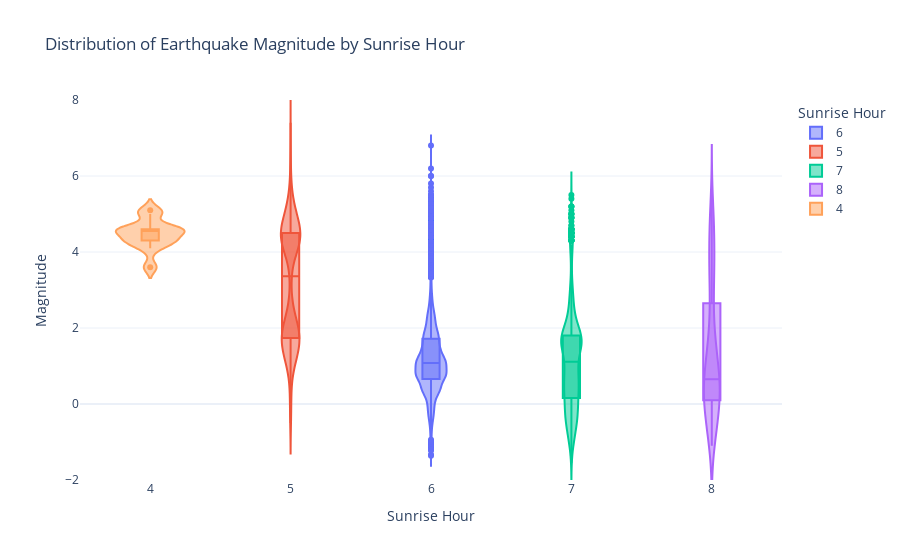
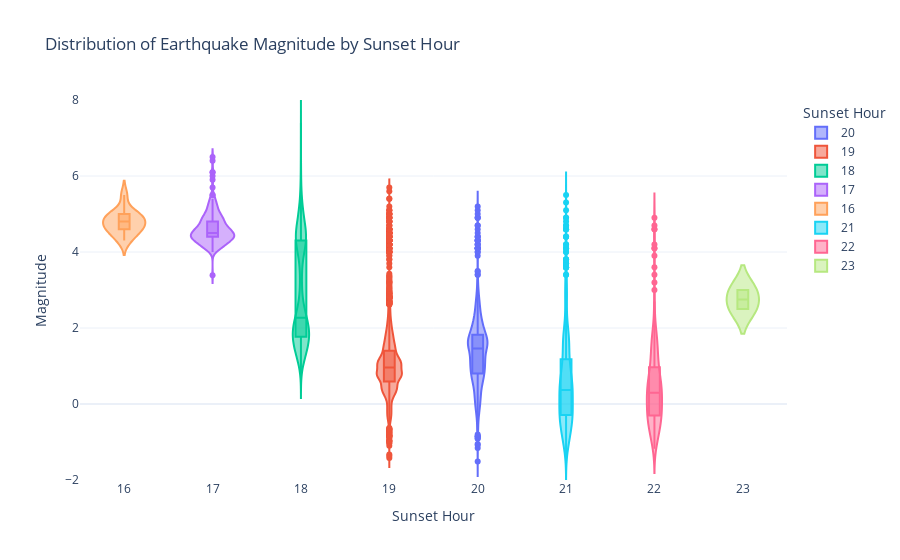

The code cell stored with these charts, in order, in its notebook:
### Markdown cell above
### Earthquake Magnitude vs Sunrise&Sunser Hour - Violin Plot

### Code cell
#| label: cell-datavisualizations7
import plotly.express as px
import plotly.io as pio
pio.renderers.default = "plotly_mimetype+notebook_connected"
sns.set(style="whitegrid")

# Plot for sunrise hour
fig_sunrise = px.violin(plot_data, x='sunrise_hour', y='Magnitude', color='sunrise_hour', 
                        title='Distribution of Earthquake Magnitude by Sunrise Hour',
                        labels={'sunrise_hour': 'Sunrise Hour', 'Magnitude': 'Magnitude'},
                        violinmode='overlay', box=True)

# Plot for sunset hour
fig_sunset = px.violin(plot_data, x='sunset_hour', y='Magnitude', color='sunset_hour', 
                       title='Distribution of Earthquake Magnitude by Sunset Hour',
                       labels={'sunset_hour': 'Sunset Hour', 'Magnitude': 'Magnitude'},
                       violinmode='overlay', box=True)

# Update layout
fig_sunrise.update_layout(template="plotly_white")
fig_sunset.update_layout(template="plotly_white")
    
# Increase size of y-axis
fig_sunrise.update_yaxes(range=[-2, 8])  # Adjust the range as needed
fig_sunset.update_yaxes(range=[-2, 8])   # Adjust the range as needed

# Show plots
fig_sunrise.show()
fig_sunset.show()

### Figure 1 — Plotly figure (JSON) as saved in the notebook; plotly's stock layout.template omitted (floating-point values rounded to 4 significant figures; data arrays with more than 128 entries replaced by an {"elided": "..."} marker saying what was removed)
{"data": [{"alignmentgroup": "True", "box": {"visible": true}, "hovertemplate": "Sunrise Hour=%{x}<br>Magnitude=%{y}<extra></extra>", "legendgroup": "6", "marker": {"color": "#636efa"}, "name": "6", "offsetgroup": "6", "orientation": "v", "scalegroup": "True", "showlegend": true, "type": "violin", "x": {"elided": "5971 int values"}, "x0": " ", "xaxis": "x", "y": {"elided": "5971 float values"}, "y0": " ", "yaxis": "y"}, {"alignmentgroup": "True", "box": {"visible": true}, "hovertemplate": "Sunrise Hour=%{x}<br>Magnitude=%{y}<extra></extra>", "legendgroup": "5", "marker": {"color": "#EF553B"}, "name": "5", "offsetgroup": "5", "orientation": "v", "scalegroup": "True", "showlegend": true, "type": "violin", "x": {"elided": "1206 int values"}, "x0": " ", "xaxis": "x", "y": {"elided": "1206 float values"}, "y0": " ", "yaxis": "y"}, {"alignmentgroup": "True", "box": {"visible": true}, "hovertemplate": "Sunrise Hour=%{x}<br>Magnitude=%{y}<extra></extra>", "legendgroup": "7", "marker": {"color": "#00cc96"}, "name": "7", "offsetgroup": "7", "orientation": "v", "scalegroup": "True", "showlegend": true, "type": "violin", "x": {"elided": "1555 int values"}, "x0": " ", "xaxis": "x", "y": {"elided": "1555 float values"}, "y0": " ", "yaxis": "y"}, {"alignmentgroup": "True", "box": {"visible": true}, "hovertemplate": "Sunrise Hour=%{x}<br>Magnitude=%{y}<extra></extra>", "legendgroup": "8", "marker": {"color": "#ab63fa"}, "name": "8", "offsetgroup": "8", "orientation": "v", "scalegroup": "True", "showlegend": true, "type": "violin", "x": {"elided": "171 int values"}, "x0": " ", "xaxis": "x", "y": {"elided": "171 float values"}, "y0": " ", "yaxis": "y"}, {"alignmentgroup": "True", "box": {"visible": true}, "hovertemplate": "Sunrise Hour=%{x}<br>Magnitude=%{y}<extra></extra>", "legendgroup": "4", "marker": {"color": "#FFA15A"}, "name": "4", "offsetgroup": "4", "orientation": "v", "scalegroup": "True", "showlegend": true, "type": "violin", "x": [4, 4, 4, 4, 4, 4, 4, 4, 4, 4, 4, 4], "x0": " ", "xaxis": "x", "y": [3.6, 4.3, 4.6, 4.6, 4.5, 4.6, 4.6, 5.1, 4.3, 5, 4.1, 4.3], "y0": " ", "yaxis": "y"}], "layout": {"autosize": true, "legend": {"title": {"text": "Sunrise Hour"}, "tracegroupgap": 0}, "title": {"text": "Distribution of Earthquake Magnitude by Sunrise Hour"}, "violinmode": "overlay", "xaxis": {"anchor": "y", "autorange": true, "categoryarray": [6, 5, 7, 8, 4], "categoryorder": "array", "domain": [0, 1], "range": [3.5, 8.5], "title": {"text": "Sunrise Hour"}, "type": "linear"}, "yaxis": {"anchor": "x", "domain": [0, 1], "range": [-2, 8], "title": {"text": "Magnitude"}, "type": "linear"}}}

### Figure 2 — Plotly figure (JSON) as saved in the notebook; plotly's stock layout.template omitted (floating-point values rounded to 4 significant figures; data arrays with more than 128 entries replaced by an {"elided": "..."} marker saying what was removed)
{"data": [{"alignmentgroup": "True", "box": {"visible": true}, "hovertemplate": "Sunset Hour=%{x}<br>Magnitude=%{y}<extra></extra>", "legendgroup": "20", "marker": {"color": "#636efa"}, "name": "20", "offsetgroup": "20", "orientation": "v", "scalegroup": "True", "showlegend": true, "type": "violin", "x": {"elided": "1231 int values"}, "x0": " ", "xaxis": "x", "y": {"elided": "1231 float values"}, "y0": " ", "yaxis": "y"}, {"alignmentgroup": "True", "box": {"visible": true}, "hovertemplate": "Sunset Hour=%{x}<br>Magnitude=%{y}<extra></extra>", "legendgroup": "19", "marker": {"color": "#EF553B"}, "name": "19", "offsetgroup": "19", "orientation": "v", "scalegroup": "True", "showlegend": true, "type": "violin", "x": {"elided": "4407 int values"}, "x0": " ", "xaxis": "x", "y": {"elided": "4407 float values"}, "y0": " ", "yaxis": "y"}, {"alignmentgroup": "True", "box": {"visible": true}, "hovertemplate": "Sunset Hour=%{x}<br>Magnitude=%{y}<extra></extra>", "legendgroup": "18", "marker": {"color": "#00cc96"}, "name": "18", "offsetgroup": "18", "orientation": "v", "scalegroup": "True", "showlegend": true, "type": "violin", "x": {"elided": "1799 int values"}, "x0": " ", "xaxis": "x", "y": {"elided": "1799 float values"}, "y0": " ", "yaxis": "y"}, {"alignmentgroup": "True", "box": {"visible": true}, "hovertemplate": "Sunset Hour=%{x}<br>Magnitude=%{y}<extra></extra>", "legendgroup": "17", "marker": {"color": "#ab63fa"}, "name": "17", "offsetgroup": "17", "orientation": "v", "scalegroup": "True", "showlegend": true, "type": "violin", "x": {"elided": "266 int values"}, "x0": " ", "xaxis": "x", "y": {"elided": "266 float values"}, "y0": " ", "yaxis": "y"}, {"alignmentgroup": "True", "box": {"visible": true}, "hovertemplate": "Sunset Hour=%{x}<br>Magnitude=%{y}<extra></extra>", "legendgroup": "16", "marker": {"color": "#FFA15A"}, "name": "16", "offsetgroup": "16", "orientation": "v", "scalegroup": "True", "showlegend": true, "type": "violin", "x": [16, 16, 16, 16, 16, 16, 16, 16, 16, 16, 16, 16, 16], "x0": " ", "xaxis": "x", "y": [5, 5.5, 5, 4.9, 4.8, 4.6, 4.6, 5, 4.3, 4.7, 4.6, 4.4, 4.8], "y0": " ", "yaxis": "y"}, {"alignmentgroup": "True", "box": {"visible": true}, "hovertemplate": "Sunset Hour=%{x}<br>Magnitude=%{y}<extra></extra>", "legendgroup": "21", "marker": {"color": "#19d3f3"}, "name": "21", "offsetgroup": "21", "orientation": "v", "scalegroup": "True", "showlegend": true, "type": "violin", "x": {"elided": "899 int values"}, "x0": " ", "xaxis": "x", "y": {"elided": "899 float values"}, "y0": " ", "yaxis": "y"}, {"alignmentgroup": "True", "box": {"visible": true}, "hovertemplate": "Sunset Hour=%{x}<br>Magnitude=%{y}<extra></extra>", "legendgroup": "22", "marker": {"color": "#FF6692"}, "name": "22", "offsetgroup": "22", "orientation": "v", "scalegroup": "True", "showlegend": true, "type": "violin", "x": {"elided": "298 int values"}, "x0": " ", "xaxis": "x", "y": {"elided": "298 float values"}, "y0": " ", "yaxis": "y"}, {"alignmentgroup": "True", "box": {"visible": true}, "hovertemplate": "Sunset Hour=%{x}<br>Magnitude=%{y}<extra></extra>", "legendgroup": "23", "marker": {"color": "#B6E880"}, "name": "23", "offsetgroup": "23", "orientation": "v", "scalegroup": "True", "showlegend": true, "type": "violin", "x": [23, 23], "x0": " ", "xaxis": "x", "y": [2.5, 3], "y0": " ", "yaxis": "y"}], "layout": {"autosize": true, "legend": {"title": {"text": "Sunset Hour"}, "tracegroupgap": 0}, "title": {"text": "Distribution of Earthquake Magnitude by Sunset Hour"}, "violinmode": "overlay", "xaxis": {"anchor": "y", "autorange": true, "categoryarray": [20, 19, 18, 17, 16, 21, 22, 23], "categoryorder": "array", "domain": [0, 1], "range": [15.5, 23.5], "title": {"text": "Sunset Hour"}, "type": "linear"}, "yaxis": {"anchor": "x", "domain": [0, 1], "range": [-2, 8], "title": {"text": "Magnitude"}, "type": "linear"}}}
